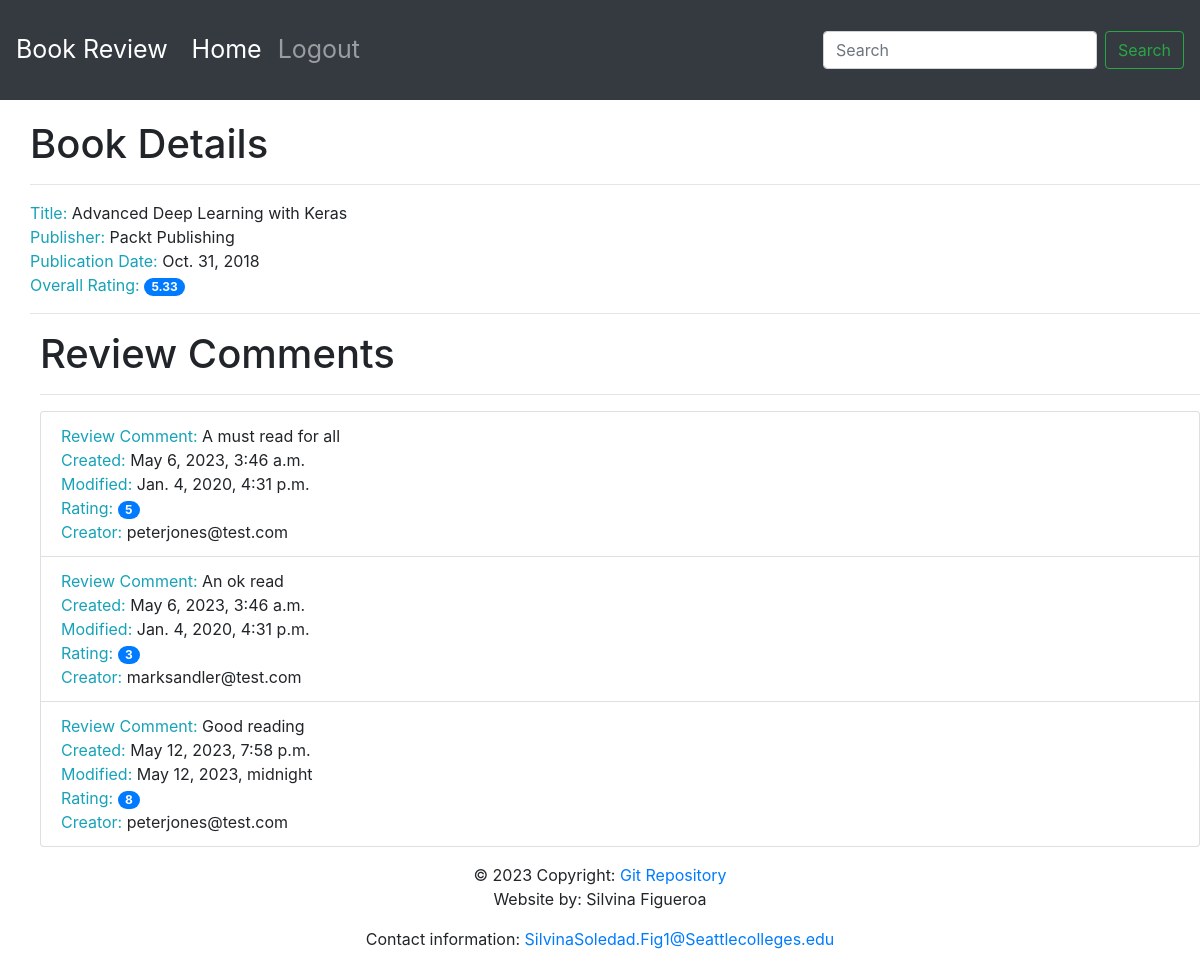
Screenshot of /book/1/ with the database file from the repository.
### reviews/models.py (models this page shows, shortened)
class Book(models.Model):
    title = models.CharField(max_length=70,
                             help_text="The title of the book.")
    publication_date = models.DateField(
        verbose_name="Date the book was published.")
    isbn = models.CharField(max_length=20,
                            verbose_name="ISBN number of the book.")
    publisher = models.ForeignKey(Publisher,
                                  on_delete=models.CASCADE)
    contributors = models.ManyToManyField('Contributor',
                                          through="BookContributor")

class Publisher(models.Model):
    name = models.CharField(max_length=50,
                            help_text="The name of the Publisher.")
    website = models.URLField(help_text="The Publisher's website.")
    email = models.EmailField(help_text="The Publisher's email address.")
    def __str__(self):
        return self.name

class Review(models.Model):
    content = models.TextField(help_text="The Review text.")
    rating = models.IntegerField(help_text="The rating the reviewer has given.")
    date_created = models.DateTimeField(auto_now_add=True,
                                        help_text="The date and time the review was created.")
    date_edited = models.DateTimeField(null=True,
                                       help_text="The date and time the review was last edited.")
    creator = models.ForeignKey(auth.get_user_model(), on_delete=models.CASCADE)
    book = models.ForeignKey(Book, on_delete=models.CASCADE,
                             help_text="The Book that this review is for.")

### reviews/views.py (the view)
# urls.py: path('book/<int:id>/', views.book_details, \
def book_details(request, id):
    book = get_object_or_404(Book, id=id)
    reviews = book.review_set.all()
    review_list = []
    for element in reviews:
        content = element.content
        rating = element.rating
        date_created = element.date_created
        date_edited = element.date_edited
        creator = element.creator
        review_list.append({
            "content": content,
            "rating": rating,
            "date_created": date_created,
            "date_edited": date_edited,
            "creator": creator})
    book_rating = reviews.aggregate(avg_rating=Round(Avg('rating'), 2))['avg_rating']
    context = {"book": book, "book_rating": book_rating, "review_list": review_list}
    return render(request, 'reviews/book_details.html', context)

### reviews/templates/reviews/book_details.html (shortened to what this page needs)
{% extends 'base.html' %}
{% block content %}
<div style="margin-left: 20px; padding-left: 10px; padding-top: 20px;">
<h1>Book Details</h1>
 <hr>
      <span class="text-info">Title: </span> <span>{{book.title}}</span>
      <br>
      <span class="text-info">Publisher: </span><span>{{book.publisher}}</span>
      <br>
      <span class="text-info">Publication Date: </span><span>{{book.publication_date}}</span>
      <br>
      <span class="text-info">Overall Rating: </span><span class="badge badge-primary badge-pill">{{book_rating}}</span>
      <br>
      <hr>
</div>
<div style="margin-left: 20px; padding-left: 20px;">
<h1>Review Comments</h1>
 <hr>
    <ul class="list-group">
      {% for review in review_list %}
          <li class="list-group-item">
              <span class="text-info">Review Comment: </span> <span>{{review.content}}</span>
              <br>
              <span class="text-info">Created: </span><span>{{review.date_created}}</span>
              <br>
              <span class="text-info">Modified: </span><span>{{review.date_edited}}</span>
              <br>
              <span class="text-info">Rating: </span><span class="badge badge-primary badge-pill">{{review.rating}}</span>
              <br>
              <span class="text-info">Creator: </span><span>{{review.creator}}</span>
              <br>
          </li>
          {% endfor %}
    </ul>
</div>
{% endblock %}

### rows the page displays
Book: title "Advanced Deep Learning with Keras", publisher "Packt Publishing", publication_date "Oct. 31, 2018"

### other values shown
{{ book_rating }} "5.33"
{{ review.content }} "A must read for all"
{{ review.date_created }} "May 6, 2023, 3:46 a.m."
{{ review.date_edited }} "Jan. 4, 2020, 4:31 p.m."
{{ review.rating }} "5"
{{ review.creator }} "peterjones@test.com"
{{ review.content }} "An ok read"
{{ review.rating }} "3"
{{ review.creator }} "marksandler@test.com"
{{ review.content }} "Good reading"
{{ review.date_created }} "May 12, 2023, 7:58 p.m."
{{ review.date_edited }} "May 12, 2023, midnight"
{{ review.rating }} "8"
